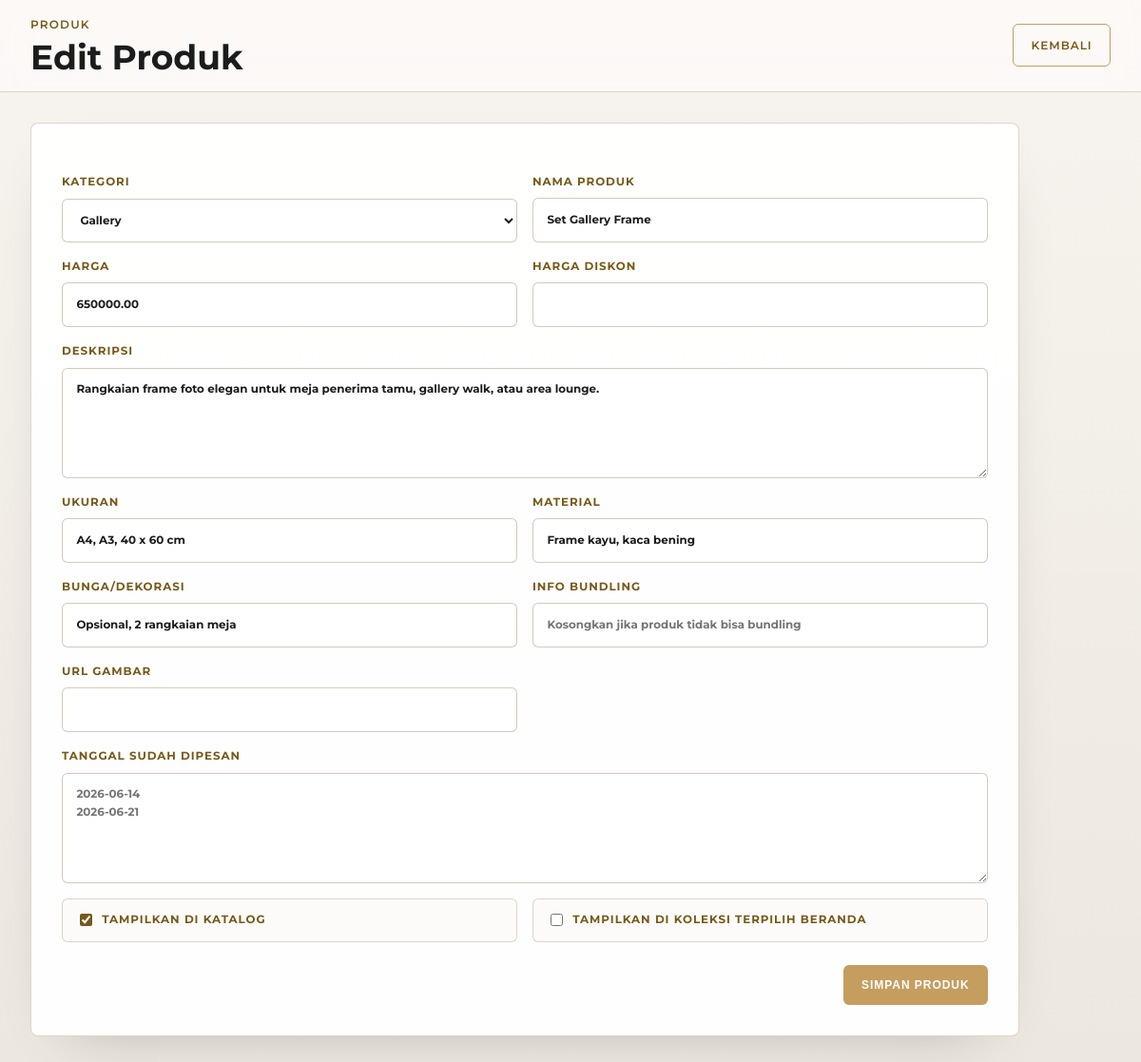
/admin/product-form.php?id=4 (signed in), run on the app's committed database.
### tables this page shows
CREATE TABLE IF NOT EXISTS products (
  id INT UNSIGNED AUTO_INCREMENT PRIMARY KEY,
  category_id INT UNSIGNED NULL,
  name VARCHAR(150) NOT NULL,
  description TEXT NOT NULL,
  price DECIMAL(12,2) NOT NULL DEFAULT 0,
  discount_price DECIMAL(12,2) NULL,
  size VARCHAR(120) NULL,
  material VARCHAR(150) NULL,
  flowers VARCHAR(150) NULL,
  bundle_note VARCHAR(255) NULL,
  image_url TEXT NULL,
  is_active TINYINT(1) NOT NULL DEFAULT 1,
  is_featured TINYINT(1) NOT NULL DEFAULT 0,
  created_at TIMESTAMP DEFAULT CURRENT_TIMESTAMP,
  updated_at TIMESTAMP DEFAULT CURRENT_TIMESTAMP ON UPDATE CURRENT_TIMESTAMP,
  KEY idx_products_category (category_id),
  KEY idx_products_active_featured (is_active, is_featured),
  KEY idx_products_price (price, discount_price),
  CONSTRAINT fk_products_category
    FOREIGN KEY (category_id) REFERENCES categories(id)
    ON DELETE SET NULL
);

CREATE TABLE IF NOT EXISTS categories (
  id INT UNSIGNED AUTO_INCREMENT PRIMARY KEY,
  name VARCHAR(100) NOT NULL UNIQUE,
  created_at TIMESTAMP DEFAULT CURRENT_TIMESTAMP
);

### includes/auth.php (called while the page is built, shortened)
<?php
function e(?string $value): string
{
    return htmlspecialchars((string) $value, ENT_QUOTES, 'UTF-8');
}

### admin/product-form.php (the view, shortened to what this page needs)
<?php
require_once __DIR__ . '/../includes/db.php';
require_once __DIR__ . '/../includes/auth.php';
$id = isset($_GET['id']) ? (int) $_GET['id'] : 0;
$isEdit = $id > 0;
$product = [
    'category_id' => '',
    'name' => '',
    'description' => '',
    'price' => '',
    'discount_price' => '',
    'size' => '',
    'material' => '',
    'flowers' => '',
    'bundle_note' => '',
    'image_url' => '',
    'is_active' => '1',
    'is_featured' => '0',
];
$bookingDatesText = '';
if ($isEdit) {
    $stmt = $conn->prepare('SELECT * FROM products WHERE id = ? LIMIT 1');
    $stmt->bind_param('i', $id);
    $stmt->execute();
    $existing = $stmt->get_result()->fetch_assoc();
    $product = array_merge($product, $existing);
    $bookedDates = [];
    $bookingDatesText = implode("\n", $bookedDates);
}
$categories = $conn->query('SELECT id, name FROM categories ORDER BY name ASC');
?>
<!DOCTYPE html>
<html lang="id">
<head>
  <link rel="stylesheet" href="../css/style.css?v=admin-font-20260608">
  <link rel="stylesheet" href="../css/admin.css?v=admin-font-20260608">
</head>
<body class="admin-body">
  <header class="admin-topbar">
    <div>
      <span class="eyebrow">Produk</span>
      <h1><?= $isEdit ? 'Edit Produk' : 'Tambah Produk' ?></h1>
    </div>
    <nav class="admin-actions">
      <a class="button button-outline" href="index.php">Kembali</a>
    </nav>
  </header>
  <main class="admin-shell">
    <section class="admin-panel">
      <form method="post" class="admin-form admin-form-grid">
        <label>
          Kategori
          <select name="category_id" required>
            <?php if ($categories): ?>
              <?php while ($category = $categories->fetch_assoc()): ?>
                <option value="<?= (int) $category['id'] ?>" <?= ((int) $product['category_id'] === (int) $category['id']) ? 'selected' : '' ?>>
                  <?= e($category['name']) ?>
                </option>
              <?php endwhile; ?>
            <?php endif; ?>
          </select>
        </label>
        <label>
          Nama Produk
          <input type="text" name="name" value="<?= e($product['name']) ?>" required>
        </label>
        <label>
          Harga
          <input type="number" name="price" min="0" step="1000" value="<?= e((string) $product['price']) ?>" required>
        </label>
        <label>
          Harga Diskon
          <input type="number" name="discount_price" min="0" step="1000" value="<?= e((string) $product['discount_price']) ?>">
        </label>
        <label class="admin-full">
          Deskripsi
          <textarea name="description" rows="4" required><?= e($product['description']) ?></textarea>
        </label>
        <label>
          Ukuran
          <input type="text" name="size" value="<?= e($product['size']) ?>">
        </label>
        <label>
          Material
          <input type="text" name="material" value="<?= e($product['material']) ?>">
        </label>
        <label>
          Bunga/Dekorasi
          <input type="text" name="flowers" value="<?= e($product['flowers']) ?>">
        </label>
        <label>
          Info Bundling
          <input type="text" name="bundle_note" value="<?= e($product['bundle_note']) ?>" placeholder="Kosongkan jika produk tidak bisa bundling">
        </label>
        <label>
          URL Gambar
          <input type="url" name="image_url" value="<?= e($product['image_url']) ?>">
        </label>
        <label class="admin-full">
          Tanggal Sudah Dipesan
          <textarea name="booking_dates" rows="4" placeholder="2026-06-14&#10;2026-06-21"><?= e($bookingDatesText) ?></textarea>
        </label>
        <label class="admin-check">
          <input type="checkbox" name="is_active" <?= ((int) $product['is_active'] === 1) ? 'checked' : '' ?>>
          Tampilkan di katalog
        </label>
        <label class="admin-check">
          <input type="checkbox" name="is_featured" <?= ((int) $product['is_featured'] === 1) ? 'checked' : '' ?>>
          Tampilkan di Koleksi Terpilih beranda
        </label>
        <div class="admin-full admin-submit">
          <button class="button button-primary" type="submit">Simpan Produk</button>
        </div>
      </form>
    </section>
  </main>
</body>
</html>

### css/style.css (style rules this page uses)
:root { --color-background: #fcf9f8; --color-surface: #ffffff; --color-section: #f3f0ef; --color-text: #1b1c1c; --color-muted: #4e4639; --color-outline: #d1c5b4; --color-primary: #c59d5f; --color-primary-dark: #775a19; --font-heading: "Playfair Display", Georgia, serif; --font-body: "Montserrat", Arial, sans-serif; --container: 1180px; --space-page: clamp(1.25rem, 4vw, 3.5rem); --space-section: clamp(3.5rem, 6vw, 5.5rem); --radius: 4px; --shadow-soft: 0 20px 40px -20px rgba(197, 157, 95, 0.18); }
* { box-sizing: border-box; }
html { scroll-behavior: smooth; }
body { margin: 0; overflow-x: hidden; background: var(--color-background); color: var(--color-text); font-family: var(--font-body); line-height: 1.6; }
a { color: inherit; text-decoration: none; }
.eyebrow { display: block; margin-bottom: 1rem; color: var(--color-primary-dark); font-size: 0.75rem; font-weight: 600; letter-spacing: 0.1em; text-transform: uppercase; }
.button { display: inline-flex; align-items: center; justify-content: center; min-height: 44px; border: 1px solid transparent; border-radius: var(--radius); padding: 0.75rem 1.5rem; font-size: 0.75rem; font-weight: 600; letter-spacing: 0.1em; text-align: center; text-transform: uppercase; transition: 180ms ease; }
.button-primary { background: var(--color-primary); color: #ffffff; }
.button-outline { border-color: var(--color-primary); color: var(--color-primary-dark); }

### css/admin.css (style rules this page uses)
.admin-body { min-height: 100vh; background: linear-gradient(180deg, #f7f4ef 0%, #ece7df 100%); color: var(--color-text); }
.admin-body .button { min-height: 42px; border-radius: 6px; letter-spacing: 0.08em; padding-inline: 1.15rem; }
.admin-shell { width: min(100%, 1320px); margin-inline: auto; padding: clamp(1rem, 3vw, 2rem); }
.admin-topbar { position: sticky; top: 0; z-index: 50; display: flex; align-items: center; justify-content: space-between; gap: 1.5rem; padding: 1rem clamp(1rem, 3vw, 2rem); border-bottom: 1px solid rgba(209, 197, 180, 0.7); background: rgba(252, 249, 248, 0.92); backdrop-filter: blur(14px); }
.admin-topbar h1, .admin-panel h1, .admin-panel h2, .admin-dashboard-hero h2 { margin: 0; font-family: var(--font-body); font-weight: 700; line-height: 1.08; letter-spacing: 0; }
.admin-topbar h1 { font-size: clamp(1.65rem, 3vw, 2.35rem); }
.admin-topbar .eyebrow, .admin-panel .eyebrow, .admin-dashboard-hero .eyebrow { margin-bottom: 0.35rem; }
.admin-actions { display: flex; flex-wrap: wrap; justify-content: flex-end; gap: 0.65rem; }
.admin-panel, .admin-dashboard-hero, .admin-stat { border: 1px solid rgba(209, 197, 180, 0.72); border-radius: 8px; background: rgba(255, 255, 255, 0.94); box-shadow: 0 22px 60px -42px rgba(27, 28, 28, 0.42); }
.admin-panel { width: min(100%, 1040px); padding: clamp(1.25rem, 3vw, 2rem); }
.admin-next-booking span, .admin-stat span, .admin-form label, .admin-table th, .admin-booking-item a, .admin-row-actions a, .admin-row-actions button { font-size: 0.74rem; font-weight: 700; letter-spacing: 0.08em; text-transform: uppercase; }
.admin-stat span, .admin-form label, .admin-table th { color: var(--color-primary-dark); }
.admin-form { display: grid; gap: 1rem; margin-top: 1.25rem; }
.admin-form-grid { grid-template-columns: repeat(12, minmax(0, 1fr)); }
.admin-form-grid > label { grid-column: span 6; }
.admin-form-grid > .admin-full { grid-column: 1 / -1; }
.admin-form label { display: grid; gap: 0.48rem; }
.admin-form input, .admin-form select, .admin-form textarea { width: 100%; border: 1px solid rgba(209, 197, 180, 0.9); border-radius: 6px; background: #fff; color: var(--color-text); font: inherit; letter-spacing: 0; min-height: 46px; padding: 0.8rem 0.9rem; text-transform: none; transition: border-color 160ms ease, box-shadow 160ms ease; }
.admin-form textarea { min-height: 116px; resize: vertical; }
.admin-check { align-content: center; grid-template-columns: auto 1fr; justify-content: start; min-height: 46px; padding: 0.75rem 0.85rem; border: 1px solid rgba(209, 197, 180, 0.72); border-radius: 6px; background: rgba(252, 249, 248, 0.68); text-transform: none; }
.admin-check input { width: auto; min-height: auto; accent-color: var(--color-primary-dark); }
.admin-submit { display: flex; justify-content: flex-end; padding-top: 0.5rem; }

### data on the page
products: category_id "Gallery", name "Set Gallery Frame", price "650000.00", description "Rangkaian frame foto elegan untuk meja penerima tamu, gallery walk, atau area lounge.", size "A4, A3, 40 x 60 cm", material "Frame kayu, kaca bening", flowers "Opsional, 2 rangkaian meja", is_active "☑"
